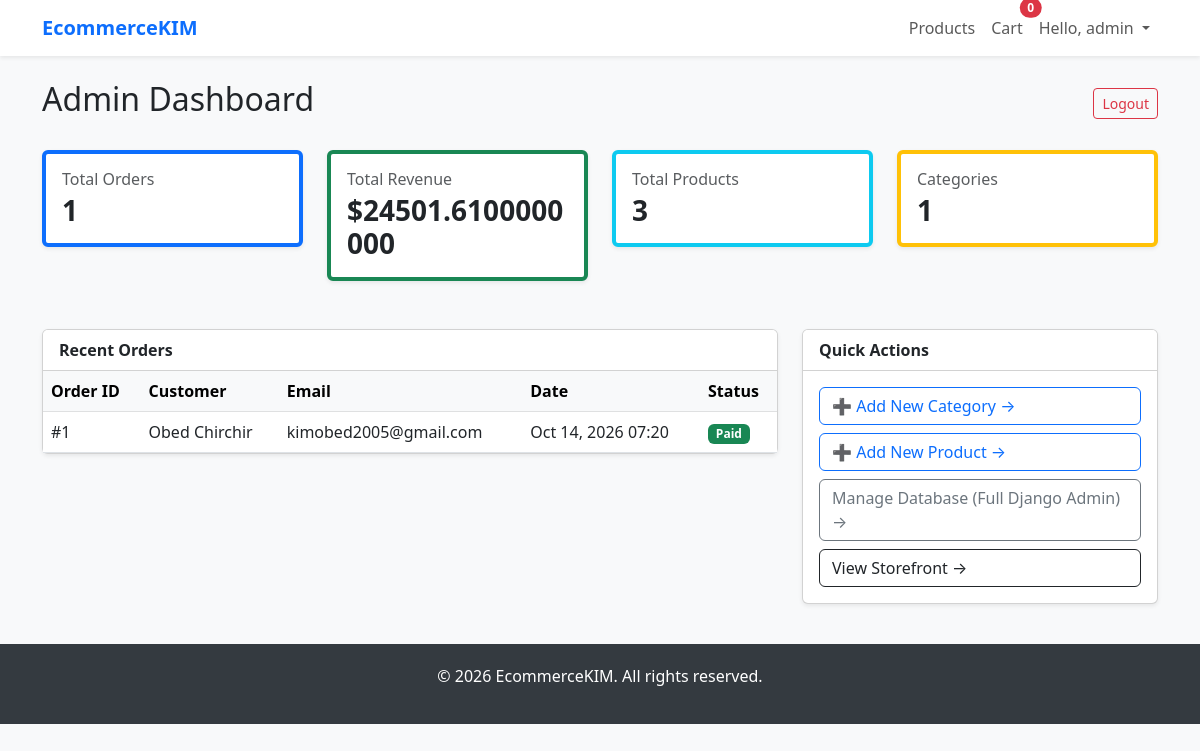
Page /admin-portal/ (signed in) on the committed database.
### accounts/models.py (models this page shows)
class User(AbstractUser):
    pass

### orders/models.py (models this page shows, shortened)
class Order(models.Model):
    user = models.ForeignKey(User, on_delete=models.SET_NULL, null=True, blank=True)
    first_name = models.CharField(max_length=100)
    last_name = models.CharField(max_length=100)
    email = models.EmailField()
    address = models.CharField(max_length=250)
    city = models.CharField(max_length=100)
    zipcode = models.CharField(max_length=20)
    paid = models.BooleanField(default=False)
    created = models.DateTimeField(auto_now_add=True)

### admin_dashboard/views.py (the view)
# urls.py: path('', views.dashboard, name='dashboard'),
def dashboard(request):
    if not is_admin(request.user):
        return redirect('admin_dashboard:admin_login')
    revenue_data = OrderItem.objects.aggregate(
        total=Sum(F('price') * F('quantity'))
    )
    total_revenue = revenue_data['total'] or 0
    context = {
        'total_orders': Order.objects.count(),
        'total_revenue': total_revenue,
        'total_products': Product.objects.count(),
        'total_categories': Category.objects.count(),
        'recent_orders': Order.objects.order_by('-created')[:5],
    }
    return render(request, 'admin_dashboard/dashboard.html', context)

### admin_dashboard/views.py (called while the page is built)
def is_admin(user):
    return user.is_authenticated and user.is_staff

### templates/admin_dashboard/dashboard.html (shortened to what this page needs)
{% extends 'base.html' %}
{% block content %}
<div class="d-flex justify-content-between align-items-center mb-4">
    <h2>Admin Dashboard</h2>
    <a href="{% url 'accounts:logout' %}" class="btn btn-outline-danger btn-sm">Logout</a>
</div>
<div class="row g-4 mb-5">
    <div class="col-md-3">
        <div class="card shadow-sm bg-white text-dark border-start border-primary border-4">
            <div class="card-body">
                <h6 class="text-muted mb-1">Total Orders</h6>
                <h3 class="fw-bold mb-0">{{ total_orders }}</h3>
            </div>
        </div>
    </div>
    <div class="col-md-3">
        <div class="card shadow-sm bg-white text-dark border-start border-success border-4">
            <div class="card-body">
                <h6 class="text-muted mb-1">Total Revenue</h6>
                <h3 class="fw-bold mb-0">${{ total_revenue }}</h3>
            </div>
        </div>
    </div>
    <div class="col-md-3">
        <div class="card shadow-sm bg-white text-dark border-start border-info border-4">
            <div class="card-body">
                <h6 class="text-muted mb-1">Total Products</h6>
                <h3 class="fw-bold mb-0">{{ total_products }}</h3>
            </div>
        </div>
    </div>
    <div class="col-md-3">
        <div class="card shadow-sm bg-white text-dark border-start border-warning border-4">
            <div class="card-body">
                <h6 class="text-muted mb-1">Categories</h6>
                <h3 class="fw-bold mb-0">{{ total_categories }}</h3>
            </div>
        </div>
    </div>
</div>
<div class="row">
    <div class="col-md-8">
        <div class="card shadow-sm">
            <div class="card-header bg-white fw-bold">Recent Orders</div>
            <div class="card-body p-0">
                <div class="table-responsive">
                    <table class="table table-hover mb-0">
                        <thead class="table-light">
                            <tr>
                                <th>Order ID</th>
                                <th>Customer</th>
                                <th>Email</th>
                                <th>Date</th>
                                <th>Status</th>
                            </tr>
                        </thead>
                        <tbody>
                            {% for order in recent_orders %}
                                <tr>
                                    <td>#{{ order.id }}</td>
                                    <td>{{ order.first_name }} {{ order.last_name }}</td>
                                    <td>{{ order.email }}</td>
                                    <td>{{ order.created|date:"M d, Y H:i" }}</td>
                                    <td>
                                        {% if order.paid %}
                                            <span class="badge bg-success">Paid</span>
                                        {% else %}
                                            <span class="badge bg-warning text-dark">Pending</span>
                                        {% endif %}
                                    </td>
                                </tr>
                            {% empty %}
                                <tr>
                                    <td colspan="5" class="text-center py-3">No orders found.</td>
                                </tr>
                            {% endfor %}
                        </tbody>
                    </table>
                </div>
            </div>
        </div>
    </div>
    <div class="col-md-4">
        <div class="card shadow-sm">
            <div class="card-header bg-white fw-bold">Quick Actions</div>
            <div class="card-body">
                <div class="d-grid gap-2">
                    <a href="/admin/store/category/add/" class="btn btn-outline-primary text-start">
                        ➕ Add New Category &rarr;
                    </a>
                    <a href="/admin/store/product/add/" class="btn btn-outline-primary text-start">
                        ➕ Add New Product &rarr;
                    </a>
                    <a href="/admin/" class="btn btn-outline-secondary text-start">
                        Manage Database (Full Django Admin) &rarr;
                    </a>
                    <a href="{% url 'store:product_list' %}" class="btn btn-outline-dark text-start">
                        View Storefront &rarr;
                    </a>
                </div>
            </div>
        </div>
    </div>
</div>
{% endblock %}

### templates/base.html (shortened to what this page needs)
<!DOCTYPE html>
<html lang="en">
<head>
    <link href="https://cdn.jsdelivr.net/npm/bootstrap@5.3.0/dist/css/bootstrap.min.css" rel="stylesheet">
</head>
<body>
    <nav class="navbar navbar-expand-lg navbar-light bg-white shadow-sm mb-4">
        <div class="container">
            <a class="navbar-brand" href="{% url 'store:product_list' %}">EcommerceKIM</a>
            <div class="collapse navbar-collapse" id="navbarNav">
                <ul class="navbar-nav ms-auto align-items-center">
                    <li class="nav-item">
                        <a class="nav-link" href="{% url 'store:product_list' %}">Products</a>
                    </li>
                    <li class="nav-item">
                        <a class="nav-link position-relative" href="{% url 'cart:cart_detail' %}">
                            Cart
                            <span id="cart-count" class="position-absolute top-0 start-100 translate-middle badge rounded-pill bg-danger">
                                0
                            </span>
                        </a>
                    </li>
                    {% if user.is_authenticated %}
                        <li class="nav-item dropdown">
                            <a class="nav-link dropdown-toggle" href="#" id="userDropdown" role="button" data-bs-toggle="dropdown">
                                Hello, {{ user.username }}
                            </a>
                        </li>
                    {% else %}
                        <li class="nav-item">
                            <a class="btn btn-outline-primary btn-sm ms-lg-3" href="{% url 'accounts:login' %}">Login</a>
                        </li>
                    {% endif %}
                </ul>
            </div>
        </div>
    </nav>
    <div class="container">
        {% block content %}{% endblock %}
    </div>
    <footer>
        <div class="container text-center">
            <p>&copy; 2026 EcommerceKIM. All rights reserved.</p>
        </div>
    </footer>
</body>
</html>

### templates/base.html (style rules this page uses)
body { background-color: #f8f9fa; }
.navbar-brand { font-weight: bold; color: #0d6efd !important; }
footer { background-color: #343a40; color: white; padding: 20px 0; margin-top: 40px; }

### rows in the picture
User: username "admin"
Order: id "1", first_name "Obed", last_name "Chirchir", email "kimobed2005@gmail.com", created "Oct 14, 2026 07:20", paid "Paid"

### other values in the picture
{{ total_orders }} "1"
{{ total_revenue }} "24501.6100000000"
{{ total_products }} "3"
{{ total_categories }} "1"
